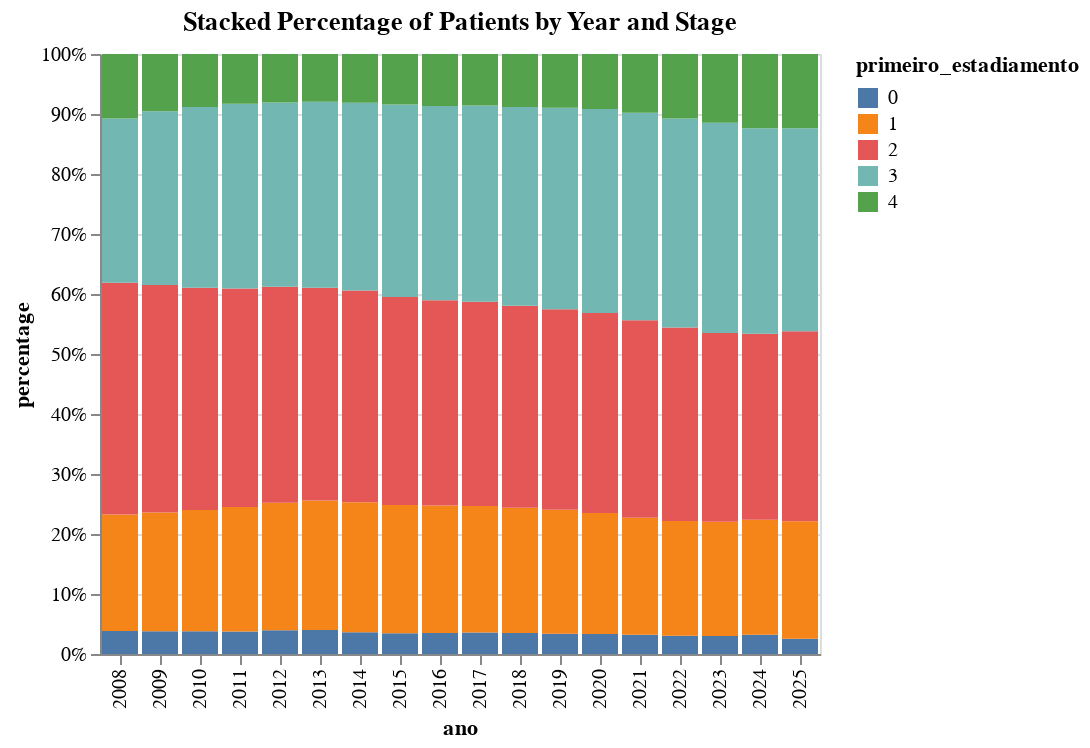

Write notebook code for a chart like this one.
### Code cell
# prompt: Usando o DataFrame df: stacked percentage of numero_pacientes by ano and estadiamento, using 0 in the bottom, and 1, 2, 3, 4 ordered to the top

import pandas as pd
import altair as alt

# Create a DataFrame (replace with your actual data)
# Assuming your DataFrame is named 'df'

# Convert 'primeiro_estadiamento' to numeric, handling errors
df['primeiro_estadiamento'] = pd.to_numeric(df['primeiro_estadiamento'], errors='coerce')

# Group by 'ano' and 'primeiro_estadiamento'
grouped_data = df.groupby(['ano', 'primeiro_estadiamento'])['numero_pacientes'].sum().reset_index()

# Calculate the total number of patients for each year
total_patients = grouped_data.groupby('ano')['numero_pacientes'].sum()

# Calculate the percentage for each group within each year
grouped_data['percentage'] = grouped_data.apply(lambda x: (x['numero_pacientes'] / total_patients[x['ano']]) * 100, axis=1)

# Create the stacked percentage chart using Altair
chart = alt.Chart(grouped_data).mark_bar().encode(
    x='ano:N',  # Categorical x-axis for years
    y=alt.Y('percentage:Q', stack='normalize', axis=alt.Axis(format='%')), # Stacked percentage with percentage formatting
    color=alt.Color('primeiro_estadiamento:N', sort='ascending'),  # Color by stage
    order=alt.Order('primeiro_estadiamento:N', sort='ascending')  # Order bars by stage
).properties(
    title='Stacked Percentage of Patients by Year and Stage'
)
chart

### Figure 1 — Vega-Lite specification as saved in the notebook (floating-point values rounded to 4 significant figures)
{"config": {"view": {"continuousWidth": 300, "continuousHeight": 300}}, "data": {"name": "data-9d1b0ceb3f529e5af27896db71f98671"}, "mark": {"type": "bar"}, "encoding": {"color": {"field": "primeiro_estadiamento", "sort": "ascending", "type": "nominal"}, "order": {"field": "primeiro_estadiamento", "sort": "ascending", "type": "nominal"}, "x": {"field": "ano", "type": "nominal"}, "y": {"axis": {"format": "%"}, "field": "percentage", "stack": "normalize", "type": "quantitative"}}, "title": "Stacked Percentage of Patients by Year and Stage", "$schema": "https://vega.github.io/schema/vega-lite/v5.20.1.json", "datasets": {"data-9d1b0ceb3f529e5af27896db71f98671": [{"ano": 2008, "primeiro_estadiamento": 0.0, "numero_pacientes": 4566, "percentage": 3.823}, {"ano": 2008, "primeiro_estadiamento": 1.0, "numero_pacientes": 23196, "percentage": 19.42}, {"ano": 2008, "primeiro_estadiamento": 2.0, "numero_pacientes": 46126, "percentage": 38.62}, {"ano": 2008, "primeiro_estadiamento": 3.0, "numero_pacientes": 32715, "percentage": 27.39}, {"ano": 2008, "primeiro_estadiamento": 4.0, "numero_pacientes": 12829, "percentage": 10.74}, {"ano": 2009, "primeiro_estadiamento": 0.0, "numero_pacientes": 4767, "percentage": 3.791}, {"ano": 2009, "primeiro_estadiamento": 1.0, "numero_pacientes": 24885, "percentage": 19.79}, {"ano": 2009, "primeiro_estadiamento": 2.0, "numero_pacientes": 47659, "percentage": 37.9}, {"ano": 2009, "primeiro_estadiamento": 3.0, "numero_pacientes": 36430, "percentage": 28.97}, {"ano": 2009, "primeiro_estadiamento": 4.0, "numero_pacientes": 12007, "percentage": 9.548}, {"ano": 2010, "primeiro_estadiamento": 0.0, "numero_pacientes": 5058, "percentage": 3.808}, {"ano": 2010, "primeiro_estadiamento": 1.0, "numero_pacientes": 26800, "percentage": 20.18}, {"ano": 2010, "primeiro_estadiamento": 2.0, "numero_pacientes": 49210, "percentage": 37.05}, {"ano": 2010, "primeiro_estadiamento": 3.0, "numero_pacientes": 40060, "percentage": 30.16}, {"ano": 2010, "primeiro_estadiamento": 4.0, "numero_pacientes": 11709, "percentage": 8.815}, {"ano": 2011, "primeiro_estadiamento": 0.0, "numero_pacientes": 5239, "percentage": 3.738}, {"ano": 2011, "primeiro_estadiamento": 1.0, "numero_pacientes": 29088, "percentage": 20.75}, {"ano": 2011, "primeiro_estadiamento": 2.0, "numero_pacientes": 51058, "percentage": 36.43}, {"ano": 2011, "primeiro_estadiamento": 3.0, "numero_pacientes": 43132, "percentage": 30.78}, {"ano": 2011, "primeiro_estadiamento": 4.0, "numero_pacientes": 11633, "percentage": 8.3}, {"ano": 2012, "primeiro_estadiamento": 0.0, "numero_pacientes": 5961, "percentage": 3.958}, {"ano": 2012, "primeiro_estadiamento": 1.0, "numero_pacientes": 32019, "percentage": 21.26}, {"ano": 2012, "primeiro_estadiamento": 2.0, "numero_pacientes": 54226, "percentage": 36.01}, {"ano": 2012, "primeiro_estadiamento": 3.0, "numero_pacientes": 46233, "percentage": 30.7}, {"ano": 2012, "primeiro_estadiamento": 4.0, "numero_pacientes": 12165, "percentage": 8.077}, {"ano": 2013, "primeiro_estadiamento": 0.0, "numero_pacientes": 6435, "percentage": 4.016}, {"ano": 2013, "primeiro_estadiamento": 1.0, "numero_pacientes": 34585, "percentage": 21.58}, {"ano": 2013, "primeiro_estadiamento": 2.0, "numero_pacientes": 56767, "percentage": 35.43}, {"ano": 2013, "primeiro_estadiamento": 3.0, "numero_pacientes": 49725, "percentage": 31.03}, {"ano": 2013, "primeiro_estadiamento": 4.0, "numero_pacientes": 12732, "percentage": 7.945}, {"ano": 2014, "primeiro_estadiamento": 0.0, "numero_pacientes": 6155, "percentage": 3.607}, {"ano": 2014, "primeiro_estadiamento": 1.0, "numero_pacientes": 37021, "percentage": 21.7}, {"ano": 2014, "primeiro_estadiamento": 2.0, "numero_pacientes": 60208, "percentage": 35.29}, {"ano": 2014, "primeiro_estadiamento": 3.0, "numero_pacientes": 53373, "percentage": 31.28}, {"ano": 2014, "primeiro_estadiamento": 4.0, "numero_pacientes": 13868, "percentage": 8.128}, {"ano": 2015, "primeiro_estadiamento": 0.0, "numero_pacientes": 5967, "percentage": 3.447}, {"ano": 2015, "primeiro_estadiamento": 1.0, "numero_pacientes": 37001, "percentage": 21.37}, {"ano": 2015, "primeiro_estadiamento": 2.0, "numero_pacientes": 60034, "percentage": 34.68}, {"ano": 2015, "primeiro_estadiamento": 3.0, "numero_pacientes": 55556, "percentage": 32.09}, {"ano": 2015, "primeiro_estadiamento": 4.0, "numero_pacientes": 14565, "percentage": 8.413}, {"ano": 2016, "primeiro_estadiamento": 0.0, "numero_pacientes": 6200, "percentage": 3.513}, {"ano": 2016, "primeiro_estadiamento": 1.0, "numero_pacientes": 37458, "percentage": 21.22}, {"ano": 2016, "primeiro_estadiamento": 2.0, "numero_pacientes": 60412, "percentage": 34.23}, {"ano": 2016, "primeiro_estadiamento": 3.0, "numero_pacientes": 57122, "percentage": 32.37}, {"ano": 2016, "primeiro_estadiamento": 4.0, "numero_pacientes": 15297, "percentage": 8.667}, {"ano": 2017, "primeiro_estadiamento": 0.0, "numero_pacientes": 6679, "percentage": 3.584}, {"ano": 2017, "primeiro_estadiamento": 1.0, "numero_pacientes": 39255, "percentage": 21.07}, {"ano": 2017, "primeiro_estadiamento": 2.0, "numero_pacientes": 63489, "percentage": 34.07}, {"ano": 2017, "primeiro_estadiamento": 3.0, "numero_pacientes": 60961, "percentage": 32.71}, {"ano": 2017, "primeiro_estadiamento": 4.0, "numero_pacientes": 15956, "percentage": 8.563}, {"ano": 2018, "primeiro_estadiamento": 0.0, "numero_pacientes": 6812, "percentage": 3.484}, {"ano": 2018, "primeiro_estadiamento": 1.0, "numero_pacientes": 40861, "percentage": 20.9}, {"ano": 2018, "primeiro_estadiamento": 2.0, "numero_pacientes": 65821, "percentage": 33.67}, {"ano": 2018, "primeiro_estadiamento": 3.0, "numero_pacientes": 64745, "percentage": 33.12}, {"ano": 2018, "primeiro_estadiamento": 4.0, "numero_pacientes": 17261, "percentage": 8.829}, {"ano": 2019, "primeiro_estadiamento": 0.0, "numero_pacientes": 6976, "percentage": 3.389}, {"ano": 2019, "primeiro_estadiamento": 1.0, "numero_pacientes": 42507, "percentage": 20.65}, {"ano": 2019, "primeiro_estadiamento": 2.0, "numero_pacientes": 68836, "percentage": 33.44}, {"ano": 2019, "primeiro_estadiamento": 3.0, "numero_pacientes": 69065, "percentage": 33.55}, {"ano": 2019, "primeiro_estadiamento": 4.0, "numero_pacientes": 18471, "percentage": 8.973}, {"ano": 2020, "primeiro_estadiamento": 0.0, "numero_pacientes": 6996, "percentage": 3.314}, {"ano": 2020, "primeiro_estadiamento": 1.0, "numero_pacientes": 42592, "percentage": 20.18}, {"ano": 2020, "primeiro_estadiamento": 2.0, "numero_pacientes": 70353, "percentage": 33.33}, {"ano": 2020, "primeiro_estadiamento": 3.0, "numero_pacientes": 71836, "percentage": 34.03}, {"ano": 2020, "primeiro_estadiamento": 4.0, "numero_pacientes": 19323, "percentage": 9.153}, {"ano": 2021, "primeiro_estadiamento": 0.0, "numero_pacientes": 7027, "percentage": 3.226}, {"ano": 2021, "primeiro_estadiamento": 1.0, "numero_pacientes": 42406, "percentage": 19.47}, {"ano": 2021, "primeiro_estadiamento": 2.0, "numero_pacientes": 71729, "percentage": 32.93}, {"ano": 2021, "primeiro_estadiamento": 3.0, "numero_pacientes": 75324, "percentage": 34.58}, {"ano": 2021, "primeiro_estadiamento": 4.0, "numero_pacientes": 21352, "percentage": 9.802}, {"ano": 2022, "primeiro_estadiamento": 0.0, "numero_pacientes": 6852, "percentage": 3.024}, {"ano": 2022, "primeiro_estadiamento": 1.0, "numero_pacientes": 43347, "percentage": 19.13}, {"ano": 2022, "primeiro_estadiamento": 2.0, "numero_pacientes": 73123, "percentage": 32.27}, {"ano": 2022, "primeiro_estadiamento": 3.0, "numero_pacientes": 78859, "percentage": 34.81}, {"ano": 2022, "primeiro_estadiamento": 4.0, "numero_pacientes": 24390, "percentage": 10.76}, {"ano": 2023, "primeiro_estadiamento": 0.0, "numero_pacientes": 7186, "percentage": 2.988}, {"ano": 2023, "primeiro_estadiamento": 1.0, "numero_pacientes": 45788, "percentage": 19.04}, {"ano": 2023, "primeiro_estadiamento": 2.0, "numero_pacientes": 75677, "percentage": 31.46}, {"ano": 2023, "primeiro_estadiamento": 3.0, "numero_pacientes": 84291, "percentage": 35.04}, {"ano": 2023, "primeiro_estadiamento": 4.0, "numero_pacientes": 27590, "percentage": 11.47}, {"ano": 2024, "primeiro_estadiamento": 0.0, "numero_pacientes": 8296, "percentage": 3.21}, {"ano": 2024, "primeiro_estadiamento": 1.0, "numero_pacientes": 49497, "percentage": 19.15}, {"ano": 2024, "primeiro_estadiamento": 2.0, "numero_pacientes": 80158, "percentage": 31.02}, {"ano": 2024, "primeiro_estadiamento": 3.0, "numero_pacientes": 88491, "percentage": 34.25}, {"ano": 2024, "primeiro_estadiamento": 4.0, "numero_pacientes": 31963, "percentage": 12.37}, {"ano": 2025, "primeiro_estadiamento": 0.0, "numero_pacientes": 4726, "percentage": 2.533}, {"ano": 2025, "primeiro_estadiamento": 1.0, "numero_pacientes": 36573, "percentage": 19.6}, {"ano": 2025, "primeiro_estadiamento": 2.0, "numero_pacientes": 59083, "percentage": 31.66}, {"ano": 2025, "primeiro_estadiamento": 3.0, "numero_pacientes": 63159, "percentage": 33.85}, {"ano": 2025, "primeiro_estadiamento": 4.0, "numero_pacientes": 23059, "percentage": 12.36}]}}
